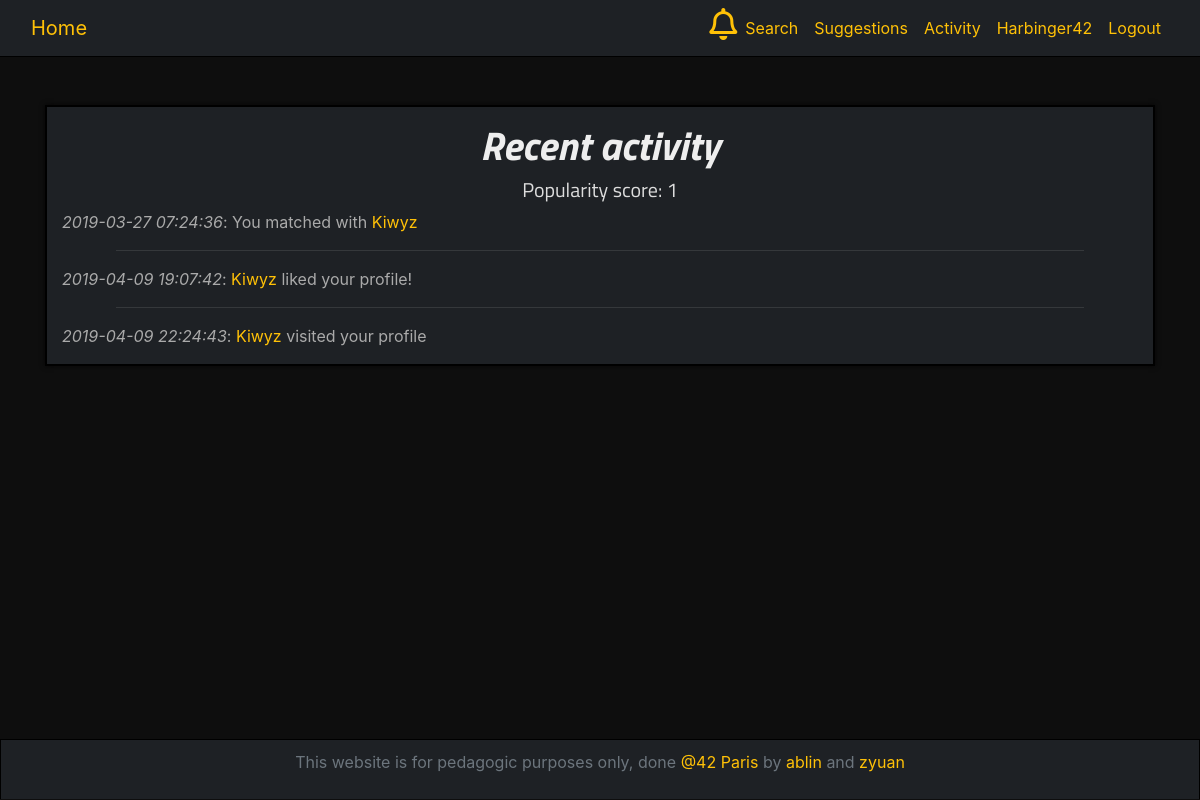
/activity.php (signed in), run on an earlier commit of the app's database.
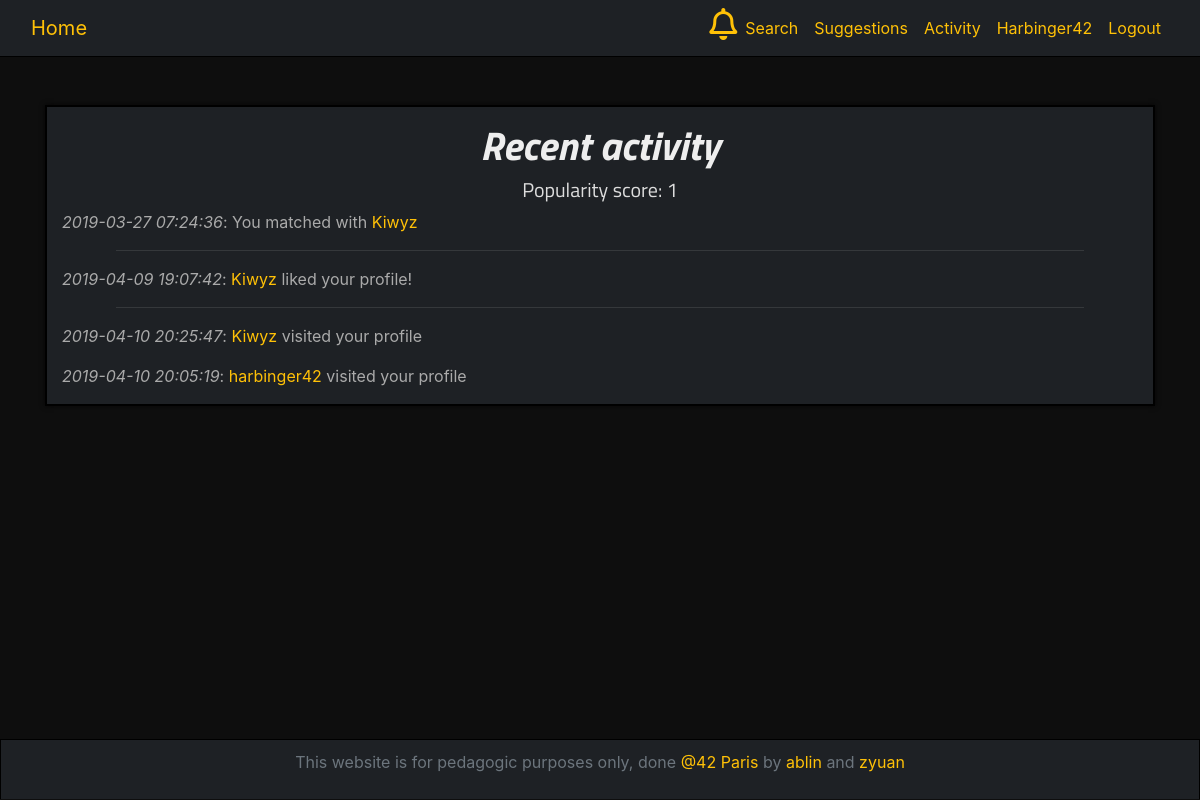
And on a later commit of the database.
### tables this page shows
CREATE TABLE `vote` (
  `id` int(11) NOT NULL,
  `id_voter` int(11) NOT NULL,
  `id_voted` int(11) NOT NULL,
  `type` tinyint(1) NOT NULL,
  `date` datetime DEFAULT NULL
);

CREATE TABLE `user` (
  `id` int(11) NOT NULL,
  `username` varchar(30) NOT NULL,
  `password` varchar(255) NOT NULL,
  `email` varchar(255) NOT NULL,
  `mail_token` varchar(128) DEFAULT NULL,
  `confirmed_token` datetime DEFAULT NULL,
  `password_token` varchar(128) DEFAULT NULL
);

CREATE TABLE `visit` (
  `id` int(11) NOT NULL,
  `id_visitor` int(11) NOT NULL,
  `id_visited` int(11) NOT NULL,
  `date` datetime NOT NULL
);

### class/autoloader.php (called while the page is built, shortened)
<?php
class autoloader
{
    static function autoload($class_name)
    {
        if (strpos($class_name, __NAMESPACE__ . '\\') == 0)
        {
            $class_name = str_replace(__NAMESPACE__ . '\\', '', $class_name);
        }
    }
}

### class/database.php (called while the page is built, shortened)
<?php
class database
{
    private $db_user;
    private $db_pass;
    private $dsn;
    private $pdo;
    private static $_instance;
    public function __construct($db_name, $db_host = "localhost", $db_user = "root", $db_pass = "root42")
    {
        $this->db_user = $db_user;
        $this->db_pass = $db_pass;
        $this->dsn = "mysql:dbname={$db_name};host={$db_host}";
    }
    public static function getInstance($db_name)
    {
        if (is_null(self::$_instance))
            self::$_instance = new database($db_name);
        return self::$_instance;
    }
    private function getPDO()
    {
        if ($this->pdo === null)
        {
            $pdo = new PDO($this->dsn, $this->db_user, $this->db_pass);
            $pdo->setAttribute(PDO::ATTR_ERRMODE, PDO::ERRMODE_EXCEPTION);
            $this->pdo = $pdo;
        }
        return $this->pdo;
    }
    public function prepare($statement, $attributes, $one = false, $class_name = null)
    {
        $req = $this->getPDO()->prepare($statement);
        $req->execute($attributes);
        if (strpos($statement, "SELECT") !== false)
        {
            if ($class_name === null)
                $req->setFetchMode(PDO::FETCH_OBJ);
            else
                $req->setFetchMode(PDO::FETCH_CLASS, $class_name);
            if ($one)
                $data = $req->fetch();
            else
                $data = $req->fetchAll();
            return $data;
        }
    }
}

### utils/fetch_activity.php (called while the page is built, shortened)
<?php
$db = database::getInstance('matcha');
if ($_SESSION['id'])
{
    $id = secure_input($_SESSION['id']);
    $visits = $db->prepare("SELECT * FROM `visit` RIGHT JOIN `user` ON visit.id_visitor = user.id WHERE `id_visited` = :user_id", array("user_id" => $id));
    $likes = $db->prepare("SELECT * FROM `vote` RIGHT JOIN `user` ON vote.id_voter = user.id WHERE `id_voted` = :voted AND `type` = 1", array("voted" => $id));
    $req= $db->prepare("SELECT * FROM `vote` RIGHT JOIN `user` ON vote.id_voter = user.id WHERE `id_voted` = :voted", array("voted" => $id));
    if ($req)
        foreach ($req as $item)
        {
            $attributes['voter'] = $id;
            $attributes['voted'] = $item->id_voter;
            $matching = $db->prepare("SELECT * FROM `vote` WHERE `id_voter` =:voter AND `id_voted` = :voted", $attributes);
            if ($matching) {
                $matching['username'] = $item->username;
                $matched[] = $matching;
            }
        }
    $req = $db->prepare("SELECT SUM(`type`) as sum, COUNT(*) as total FROM `vote` WHERE `id_voted` = :voted", array("voted" => $id));
    if ($req) {
        $sum = $req[0]->sum;
        $nbvote = $req[0]->total;
        $score = $sum * $nbvote;
    }
    else
        $score = 0;
}

### utils/functions.php (called while the page is built, shortened)
<?php
function secure_input($data)
{
    $data = trim($data);
    $data = stripslashes($data);
    $data = htmlspecialchars($data);
    return $data;
}

### activity.php (the view, shortened to what this page needs)
<!DOCTYPE html>
<html lang="en">
<head>
    <link rel="stylesheet" href="style/bootstrap.css">
    <link rel="stylesheet" href="style/style.css">
    <link rel="stylesheet" href="https://use.fontawesome.com/releases/v5.8.1/css/all.css">
</head>
<body>
<?php
require_once("includes/header.php");
require_once("utils/fetch_activity.php");
?>
<div class="container mt-5 small-page-wrapper">
    <div class="wrapper col-12">
        <h1>Recent activity</h1>
        <h5>Popularity score: <?= $score ?></h5>
        <?php
            foreach ($matched as $user) {
                echo "<p><i>".$user[0]->date."</i>: ";
                echo "You matched with <a href='/Matcha/profile?u=".$user['username']."'>".$user['username']."</a></p>";
            }
            echo "<hr />";
            foreach ($likes as $like) {
                echo "<p><i>".$like->date."</i>: <a href='/Matcha/profile?u=".$like->username."'>";
                echo "".$like->username."</a> liked your profile!</p>";
            }
            echo "<hr />";
            foreach ($visits as $visit) {
                echo "<p><i>".$visit->date."</i>: <a href='/Matcha/profile?u=".$visit->username."'>";
                echo "".$visit->username."</a> visited your profile</p>";
            }
        ?>
    </div>
</div>
<?php require_once("includes/footer.php");?>
</body>
</html>

What changed in the data, as far as the page shows it:
changed visit "Kiwyz": date "2019-04-09 22:24:43" → "2019-04-10 20:25:47"
added visit: date "2019-04-10 20:05:19", user.username "harbinger42"
